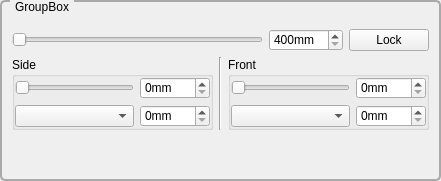
<?xml version="1.0" encoding="UTF-8"?>
<ui version="4.0">
 <class>QEllipseSlider</class>
 <widget class="QWidget" name="QEllipseSlider">
  <property name="geometry">
   <rect>
    <x>0</x>
    <y>0</y>
    <width>441</width>
    <height>181</height>
   </rect>
  </property>
  <property name="sizePolicy">
   <sizepolicy hsizetype="Preferred" vsizetype="Minimum">
    <horstretch>0</horstretch>
    <verstretch>0</verstretch>
   </sizepolicy>
  </property>
  <property name="windowTitle">
   <string>Form</string>
  </property>
  <layout class="QVBoxLayout" name="verticalLayout">
   <property name="leftMargin">
    <number>0</number>
   </property>
   <property name="topMargin">
    <number>0</number>
   </property>
   <property name="rightMargin">
    <number>0</number>
   </property>
   <property name="bottomMargin">
    <number>0</number>
   </property>
   <item>
    <widget class="QGroupBox" name="mainGroup">
     <property name="styleSheet">
      <string notr="true">QGroupBox#mainGroup {
    border: 2px solid darkgray;
    border-radius: 5px;
    margin-top: 0.5em;
}

QGroupBox::title#mainGroup {
    subcontrol-origin: margin;
    left: 10px;
    padding: 0 3px 0 3px;
}
</string>
     </property>
     <property name="title">
      <string>GroupBox</string>
     </property>
     <layout class="QVBoxLayout" name="verticalLayout_2">
      <item>
       <layout class="QHBoxLayout" name="perimeterLayout">
        <item>
         <widget class="QSlider" name="perimeterSlider">
          <property name="minimum">
           <number>400</number>
          </property>
          <property name="maximum">
           <number>3000</number>
          </property>
          <property name="orientation">
           <enum>Qt::Horizontal</enum>
          </property>
         </widget>
        </item>
        <item>
         <widget class="QSpinBox" name="perimeterSpinBox">
          <property name="sizePolicy">
           <sizepolicy hsizetype="Minimum" vsizetype="Fixed">
            <horstretch>0</horstretch>
            <verstretch>0</verstretch>
           </sizepolicy>
          </property>
          <property name="minimumSize">
           <size>
            <width>70</width>
            <height>0</height>
           </size>
          </property>
          <property name="styleSheet">
           <string notr="true"/>
          </property>
          <property name="suffix">
           <string>mm</string>
          </property>
          <property name="minimum">
           <number>400</number>
          </property>
          <property name="maximum">
           <number>3000</number>
          </property>
         </widget>
        </item>
        <item>
         <widget class="QPushButton" name="lockValueButton">
          <property name="text">
           <string>Lock</string>
          </property>
          <property name="icon">
           <iconset resource="../resources/icons/icons.qrc">
            <normaloff>:/icons/lock.png</normaloff>:/icons/lock.png</iconset>
          </property>
          <property name="iconSize">
           <size>
            <width>16</width>
            <height>16</height>
           </size>
          </property>
          <property name="checkable">
           <bool>true</bool>
          </property>
          <property name="checked">
           <bool>false</bool>
          </property>
         </widget>
        </item>
       </layout>
      </item>
      <item>
       <layout class="QHBoxLayout" name="motorsLayout">
        <item>
         <widget class="QGroupBox" name="sideGroup">
          <property name="title">
           <string>Side</string>
          </property>
          <layout class="QVBoxLayout" name="verticalLayout_3">
           <property name="leftMargin">
            <number>0</number>
           </property>
           <property name="topMargin">
            <number>0</number>
           </property>
           <property name="rightMargin">
            <number>0</number>
           </property>
           <property name="bottomMargin">
            <number>0</number>
           </property>
           <item>
            <layout class="QHBoxLayout" name="sideMotorLayout">
             <item>
              <widget class="QSlider" name="sideMotorSlider">
               <property name="maximum">
                <number>50</number>
               </property>
               <property name="orientation">
                <enum>Qt::Horizontal</enum>
               </property>
              </widget>
             </item>
             <item>
              <widget class="QSpinBox" name="sideMotorSpinBox">
               <property name="minimumSize">
                <size>
                 <width>70</width>
                 <height>0</height>
                </size>
               </property>
               <property name="suffix">
                <string>mm</string>
               </property>
               <property name="maximum">
                <number>50</number>
               </property>
              </widget>
             </item>
            </layout>
           </item>
           <item>
            <layout class="QHBoxLayout" name="horizontalLayout_2">
             <item>
              <widget class="QComboBox" name="sideBlockSelection">
               <property name="sizePolicy">
                <sizepolicy hsizetype="Expanding" vsizetype="Fixed">
                 <horstretch>0</horstretch>
                 <verstretch>0</verstretch>
                </sizepolicy>
               </property>
              </widget>
             </item>
             <item>
              <widget class="QSpinBox" name="sideBlockSize">
               <property name="minimumSize">
                <size>
                 <width>70</width>
                 <height>0</height>
                </size>
               </property>
               <property name="suffix">
                <string>mm</string>
               </property>
              </widget>
             </item>
            </layout>
           </item>
          </layout>
         </widget>
        </item>
        <item>
         <widget class="Line" name="line">
          <property name="orientation">
           <enum>Qt::Vertical</enum>
          </property>
         </widget>
        </item>
        <item>
         <widget class="QGroupBox" name="frontGroup">
          <property name="title">
           <string>Front</string>
          </property>
          <layout class="QVBoxLayout" name="verticalLayout_4">
           <property name="leftMargin">
            <number>0</number>
           </property>
           <property name="topMargin">
            <number>0</number>
           </property>
           <property name="rightMargin">
            <number>0</number>
           </property>
           <property name="bottomMargin">
            <number>0</number>
           </property>
           <item>
            <layout class="QHBoxLayout" name="frontMotorLayout">
             <item>
              <widget class="QSlider" name="frontMotorSlider">
               <property name="maximum">
                <number>50</number>
               </property>
               <property name="orientation">
                <enum>Qt::Horizontal</enum>
               </property>
              </widget>
             </item>
             <item>
              <widget class="QSpinBox" name="frontMotorSpinBox">
               <property name="minimumSize">
                <size>
                 <width>70</width>
                 <height>0</height>
                </size>
               </property>
               <property name="suffix">
                <string>mm</string>
               </property>
               <property name="maximum">
                <number>50</number>
               </property>
              </widget>
             </item>
            </layout>
           </item>
           <item>
            <layout class="QHBoxLayout" name="horizontalLayout_5">
             <item>
              <widget class="QComboBox" name="frontBlockSelection">
               <property name="sizePolicy">
                <sizepolicy hsizetype="Expanding" vsizetype="Fixed">
                 <horstretch>0</horstretch>
                 <verstretch>0</verstretch>
                </sizepolicy>
               </property>
              </widget>
             </item>
             <item>
              <widget class="QSpinBox" name="frontBlockSize">
               <property name="minimumSize">
                <size>
                 <width>70</width>
                 <height>0</height>
                </size>
               </property>
               <property name="suffix">
                <string>mm</string>
               </property>
              </widget>
             </item>
            </layout>
           </item>
          </layout>
         </widget>
        </item>
       </layout>
      </item>
      <item>
       <widget class="QLabel" name="warningLabel">
        <property name="sizePolicy">
         <sizepolicy hsizetype="Preferred" vsizetype="Minimum">
          <horstretch>0</horstretch>
          <verstretch>0</verstretch>
         </sizepolicy>
        </property>
        <property name="styleSheet">
         <string notr="true">color:rgb(255, 0, 0)</string>
        </property>
        <property name="text">
         <string/>
        </property>
       </widget>
      </item>
     </layout>
    </widget>
   </item>
  </layout>
 </widget>
 <resources>
  <include location="../resources/icons/icons.qrc"/>
 </resources>
 <connections>
  <connection>
   <sender>sideMotorSlider</sender>
   <signal>valueChanged(int)</signal>
   <receiver>QEllipseSlider</receiver>
   <slot>setSideMotorValue(int)</slot>
   <hints>
    <hint type="sourcelabel">
     <x>162</x>
     <y>110</y>
    </hint>
    <hint type="destinationlabel">
     <x>109</x>
     <y>6</y>
    </hint>
   </hints>
  </connection>
  <connection>
   <sender>frontMotorSlider</sender>
   <signal>valueChanged(int)</signal>
   <receiver>QEllipseSlider</receiver>
   <slot>setFrontMotorValue(int)</slot>
   <hints>
    <hint type="sourcelabel">
     <x>405</x>
     <y>110</y>
    </hint>
    <hint type="destinationlabel">
     <x>201</x>
     <y>4</y>
    </hint>
   </hints>
  </connection>
  <connection>
   <sender>perimeterSlider</sender>
   <signal>valueChanged(int)</signal>
   <receiver>QEllipseSlider</receiver>
   <slot>onPerimeterChanged(int)</slot>
   <hints>
    <hint type="sourcelabel">
     <x>147</x>
     <y>46</y>
    </hint>
    <hint type="destinationlabel">
     <x>318</x>
     <y>0</y>
    </hint>
   </hints>
  </connection>
  <connection>
   <sender>frontMotorSpinBox</sender>
   <signal>valueChanged(int)</signal>
   <receiver>QEllipseSlider</receiver>
   <slot>setFrontMotorValue(int)</slot>
   <hints>
    <hint type="sourcelabel">
     <x>481</x>
     <y>114</y>
    </hint>
    <hint type="destinationlabel">
     <x>427</x>
     <y>77</y>
    </hint>
   </hints>
  </connection>
  <connection>
   <sender>perimeterSpinBox</sender>
   <signal>valueChanged(int)</signal>
   <receiver>QEllipseSlider</receiver>
   <slot>onPerimeterChanged(int)</slot>
   <hints>
    <hint type="sourcelabel">
     <x>392</x>
     <y>50</y>
    </hint>
    <hint type="destinationlabel">
     <x>495</x>
     <y>2</y>
    </hint>
   </hints>
  </connection>
  <connection>
   <sender>sideMotorSpinBox</sender>
   <signal>valueChanged(int)</signal>
   <receiver>QEllipseSlider</receiver>
   <slot>setSideMotorValue(int)</slot>
   <hints>
    <hint type="sourcelabel">
     <x>238</x>
     <y>114</y>
    </hint>
    <hint type="destinationlabel">
     <x>495</x>
     <y>33</y>
    </hint>
   </hints>
  </connection>
  <connection>
   <sender>frontBlockSize</sender>
   <signal>valueChanged(int)</signal>
   <receiver>QEllipseSlider</receiver>
   <slot>setFrontBlockOffset(int)</slot>
   <hints>
    <hint type="sourcelabel">
     <x>450</x>
     <y>145</y>
    </hint>
    <hint type="destinationlabel">
     <x>-2</x>
     <y>145</y>
    </hint>
   </hints>
  </connection>
  <connection>
   <sender>sideBlockSize</sender>
   <signal>valueChanged(int)</signal>
   <receiver>QEllipseSlider</receiver>
   <slot>setSideBlockOffset(int)</slot>
   <hints>
    <hint type="sourcelabel">
     <x>213</x>
     <y>137</y>
    </hint>
    <hint type="destinationlabel">
     <x>215</x>
     <y>192</y>
    </hint>
   </hints>
  </connection>
 </connections>
 <slots>
  <slot>setSideMotorValue(int)</slot>
  <slot>setFrontMotorValue(int)</slot>
  <slot>onPerimeterChanged(int)</slot>
  <slot>setSideBlockOffset(int)</slot>
  <slot>setFrontBlockOffset(int)</slot>
 </slots>
</ui>
